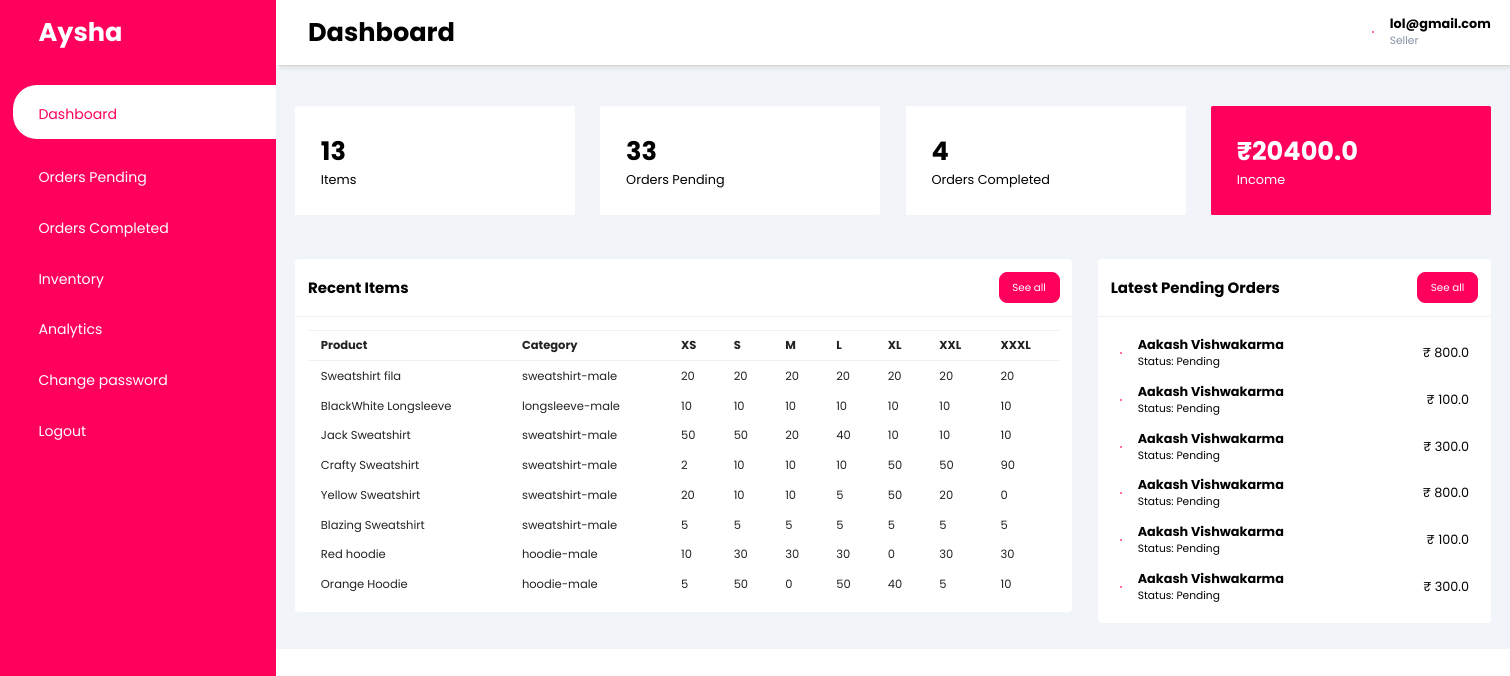
Page /seller/dashboard/ (signed in) on the earlier database version.
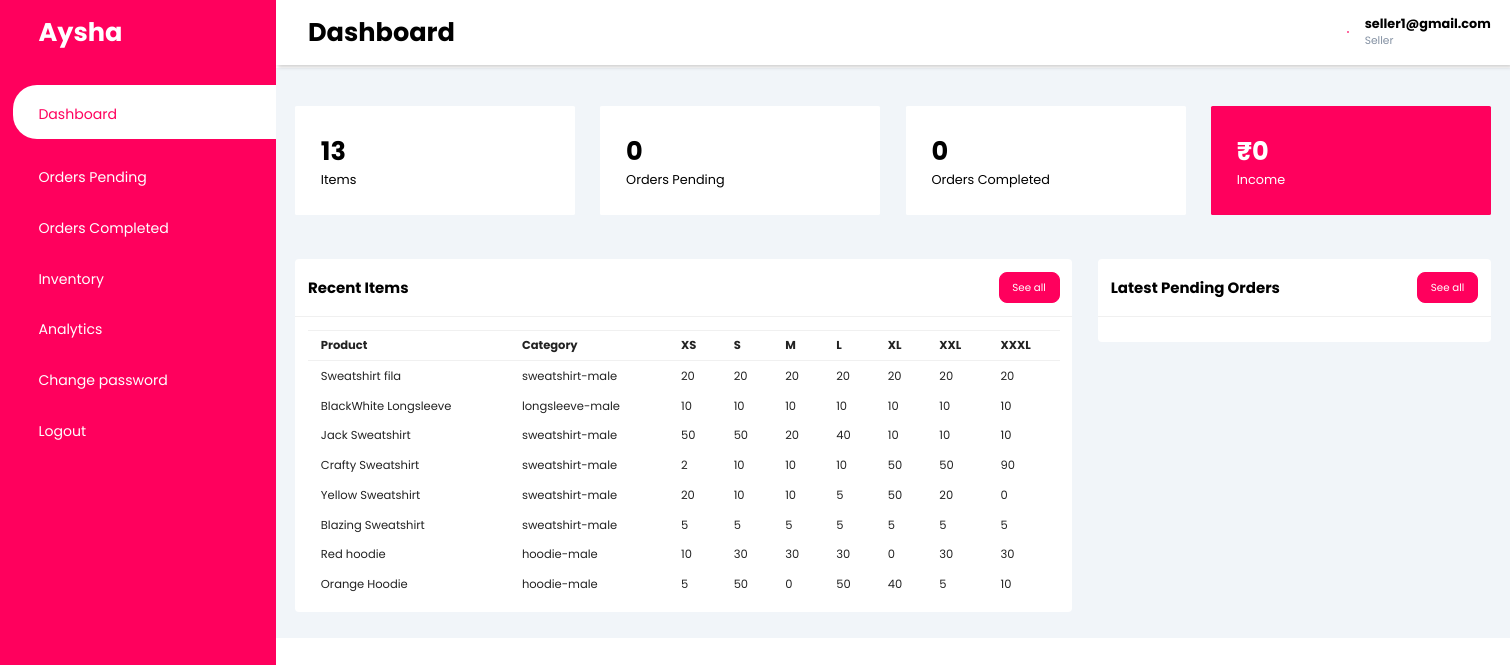
Same page on the later database version.
### user/models.py (models this page shows, shortened)
class User(AbstractUser):
    username = None
    email = models.EmailField(_('email address'), unique=True)
    is_seller = models.BooleanField('seller status', default=False)
    is_customer = models.BooleanField('customer status', default=False)
    USERNAME_FIELD = 'email'
    REQUIRED_FIELDS = []
    objects = UserManager()

### seller/models.py (models this page shows, shortened)
class Product(models.Model):
    image = models.ImageField(upload_to='clothing_store/productimg')
    label = models.CharField(max_length=100)
    category = models.CharField(max_length=30,choices=CATEGORY_CHOICES)
    description = models.TextField()
    user= models.ForeignKey(User,on_delete=models.CASCADE)
    XS=models.PositiveIntegerField()
    XSprice=models.FloatField()
    S=models.PositiveIntegerField()
    Sprice=models.FloatField()
    M=models.PositiveIntegerField()
    Mprice=models.FloatField()
    L=models.PositiveIntegerField()
    Lprice=models.FloatField()
    XL=models.PositiveIntegerField()
    XLprice=models.FloatField()
    XXL=models.PositiveIntegerField()
    XXLprice=models.FloatField()
    XXXL=models.PositiveIntegerField()
    XXXLprice=models.FloatField()

### customer/models.py (models this page shows, shortened)
class Order(models.Model):
    customer = models.ForeignKey(User, on_delete=models.CASCADE, related_name='Customer')
    customer_firstname=models.CharField(max_length=50)
    customer_lastname=models.CharField(max_length=50)
    product= models.ForeignKey(Product,on_delete=models.CASCADE)
    product_label=models.CharField(max_length=100)
    seller = models.ForeignKey(User,on_delete=models.CASCADE,related_name='Seller')
    product_size=models.CharField(max_length=5,choices=SIZE_CHOICES)
    buy_quantity = models.PositiveIntegerField(default=1)
    to_address = models.CharField(max_length=300)
    order_date= models.DateField(null=True,blank=True)
    delivered_date=models.DateField(null=True,blank=True)
    delivery_date = models.DateField(null=True,blank=True)
    delivery_status = models.CharField(max_length=30,choices=STATUS_CHOICES,default='Pending')
    price=models.FloatField(default=0)
    shippingprice=models.FloatField(default=100)

### seller/views.py (the view)
# urls.py: path('dashboard/',views.dashboard,name='dashboard'),
def dashboard(request):
    products=Product.objects.filter(user=request.user)
    orders=Order.objects.filter(seller=request.user)
    orderpending=Order.objects.filter(seller=request.user,delivered_date__isnull=True)
    ordercompleted=Order.objects.filter(seller=request.user,delivered_date__isnull=False)
    totalprice=0
    productcount=products.count
    orderpendingcount=orderpending.count()
    ordercompletedcount=ordercompleted.count()
    orderpending=Order.objects.filter(seller=request.user,delivered_date__isnull=True)[:6]
    for i in orders:
        totalprice+=i.price
    products=Product.objects.filter(user=request.user).order_by('-id')[:8]
    return render(request,'seller/dashboard.html',{'products':products,'orderpending':orderpending,'productcount':productcount,'orderpendingcount':orderpendingcount, 'ordercompletedcount':ordercompletedcount,'totalprice':totalprice})

### seller/templates/seller/dashboard.html (shortened to what this page needs)
{%extends 'seller/base.html'%}
{%block content%}
<main id="main">
    <div class="cards">
        <div class="card-single">
            <div>
                <h1>{{productcount}}</h1>
                <span>Items</span>
            </div>
        </div>
        <div class="card-single">
            <div>
                <h1>{{orderpendingcount}}</h1>
                <span>Orders Pending</span>
            </div>
        </div>
        <div class="card-single">
            <div>
                <h1>{{ordercompletedcount}}</h1>
                <span>Orders Completed</span>
            </div>
        </div>
        <div class="card-single">
            <div>
                <h1>₹{{totalprice}}</h1>
                <span>Income</span>
            </div>
        </div>
    </div>
    <div class="recent-grid">
        <div class="projects">
            <div class="card">
                <div class="card-header">
                    <h3>Recent Items</h3>
                    <a href="{%url 'seller:inventory'%}"><button>See all</button></a>
                </div>
                <div class="card-body">
                    <div class="table-responsive">
                        <table width="100%">
                            <thead>
                                <tr>
                                    <td>Product</td>
                                    <td>Category</td>
                                    <td>XS</td>
                                    <td>S</td>
                                    <td>M</td>
                                    <td>L</td>
                                    <td>XL</td>
                                    <td>XXL</td>
                                    <td>XXXL</td>
                                </tr>
                            </thead>
                            <tbody>
                                {% for i in products%}
                                <tr>
                                    <td>{{i.label}}</td>
                                    <td>{{i.category}}</td>
                                    <td>{{i.XS}}</td>
                                    <td>{{i.S}}</td>
                                    <td>{{i.M}}</td>
                                    <td>{{i.L}}</td>
                                    <td>{{i.XL}}</td>
                                    <td>{{i.XXL}}</td>
                                    <td>{{i.XXXL}}</td>
                                </tr>
                                {%endfor%}
                            </tbody>
                        </table>
                    </div>
                </div>
            </div>
        </div>
        <div class="customers">
            <div class="card">
                <div class="card-header">
                    <h3>Latest Pending Orders</h3>
                    <a href="{%url 'seller:orderpending'%}"><button>See all</button></a>
                </div>
                <div class="card-body">
                    {% for i in orderpending%}
                    <div class="customer">
                        <div class="info">
                            <span class="las la-user" id="user"></span>
                            <div>
                                <h4>{{i.customer_firstname}} {{i.customer_lastname}}</h4>
                                <small>Status: {{i.delivery_status}}</small>
                            </div>
                        </div>
                        <div class="price">
                            ₹ {{i.price}}
                        </div>
                    </div>
                    {%endfor%}
                </div>
            </div>
        </div>
    </div>
</main>
{%endblock%}

### seller/templates/seller/base.html (shortened to what this page needs)
<link rel="stylesheet"
    href="https://maxst.icons8.com/vue-static/landings/line-awesome/line-awesome/1.3.0/css/line-awesome.min.css">
<link rel="stylesheet" href="https://pro.fontawesome.com/releases/v5.10.0/css/all.css"
 />
<link rel="stylesheet" href="/static/css/dashboard.css">
<div class="sidebar">
    <div class="sidebar-brand">
        <h1><span>Aysha</span></h1>
    </div>
    <div class="sidebar-menu">
        <ul>
            <li>
                <a href="{%url 'seller:dashboard'%}" class="active" id="dashboard"><span
                        class="las la-grip-horizontal"></span>
                    <span>Dashboard</span></a>
            </li>
            <li>
                <a href="{%url 'seller:orderpending'%}" id="orderpending"><span class="las la-shopping-bag"></span>
                    <span>Orders Pending</span></a>
            </li>
            <li>
                <a href="{%url 'seller:ordercompleted'%}" id="ordercompleted"><span class="las la-check-circle"></span>
                    <span>Orders Completed</span></a>
            </li>
            <li>
                <a href="{%url 'seller:inventory'%}" id="inventory"><span class="las la-clipboard-list"></span>
                    <span>Inventory</span></a>
            </li>
            <li>
                <a href="{%url 'seller:analytic'%}" id="analytic"><span class="las la-chart-bar"></span>
                    <span>Analytics</span></a>
            </li>
            <li>
                <a href="{%url 'seller:changepassword'%}" id="changepassword"><span class="las la-user-circle"></span>
                    <span>Change password</span></a>
            </li>
            <li>
                <form action="{%url 'seller:logoutseller'%}" method="POST" id="logout">
                    <a href="javascript:{}" onclick="document.getElementById('logout').submit();"><span
                            class="las la-share-square"></span>
                        <span>Logout</span></a>
                </form>
            </li>
        </ul>
    </div>
</div>
<div class="main-content">
    <header>
        <h1>
            <label for="nav-toggle">
                <span class="las la-bars"></span>
            </label>
            <span id="page">Dashboard</span>
        </h1>
        <div class="user-wrapper">
            <span class="las la-user" id="user"></span>
            <div>
                {%if user.is_authenticated%}
                <h4 id="emailid">{{user.email}}</h4>
                <small>Seller</small>
                {%endif%}
            </div>
        </div>
    </header>
    {%block content%}{%endblock%}
</div>

Differences in the rows shown:
removed Order: customer_firstname "Aakash", customer_lastname "Vishwakarma", delivery_status "Pending", price "800.0"
removed Order: customer_firstname "Aakash", customer_lastname "Vishwakarma", delivery_status "Pending", price "100.0"
removed Order: customer_firstname "Aakash", customer_lastname "Vishwakarma", delivery_status "Pending", price "300.0"
removed Order: customer_firstname "Aakash", customer_lastname "Vishwakarma", delivery_status "Pending", price "800.0"
removed Order: customer_firstname "Aakash", customer_lastname "Vishwakarma", delivery_status "Pending", price "100.0"
removed Order: customer_firstname "Aakash", customer_lastname "Vishwakarma", delivery_status "Pending", price "300.0"
changed User: email "lol@gmail.com" → "seller1@gmail.com"
Other differences:
{{ orderpendingcount }}: "33" → "0"
{{ ordercompletedcount }}: "4" → "0"
{{ totalprice }}: "20400.0" → "0"
